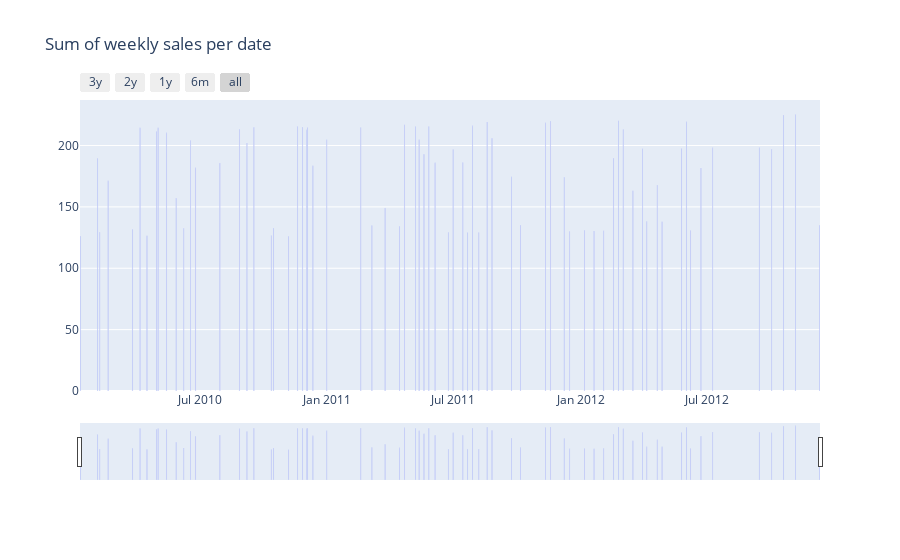

Notebook source saved alongside this figure:
### Code cell
# Create figure
fig = go.Figure()

fig.add_trace(
    go.Bar(
        x=data_temp['Date'],
        y=data_temp['CPI']
                ))

# Set title
fig.update_layout(
    title_text="Sum of weekly sales per date"
)

# Add range slider
fig.update_layout(
    xaxis=dict(
        rangeselector=dict(
            buttons=list([
                dict(count=3,
                     label="3y",
                     step="year",
                     stepmode="backward"),
                dict(count=2,
                     label="2y",
                     step="year",
                     stepmode="backward"),
                dict(count=1,
                     label="1y",
                     step="year",
                     stepmode="backward"),
                dict(count=6,
                     label="6m",
                     step="month",
                     stepmode="backward"),
                dict(step="all")
            ])
        ),
        rangeslider=dict(
            visible=True
        ),
        type="date"
    )
)
#todate

fig.show()

### Figure 1 — Plotly figure (JSON) as saved in the notebook; plotly's stock layout.template omitted (floating-point values rounded to 4 significant figures)
{"data": [{"type": "bar", "x": ["2010-01-10T00:00:00", "2010-02-04T00:00:00", "2010-02-07T00:00:00", "2010-02-19T00:00:00", "2010-02-26T00:00:00", "2010-03-26T00:00:00", "2010-04-06T00:00:00", "2010-04-16T00:00:00", "2010-04-30T00:00:00", "2010-05-02T00:00:00", "2010-05-14T00:00:00", "2010-05-28T00:00:00", "2010-06-08T00:00:00", "2010-06-18T00:00:00", "2010-06-25T00:00:00", "2010-07-30T00:00:00", "2010-08-20T00:00:00", "2010-08-27T00:00:00", "2010-09-07T00:00:00", "2010-09-17T00:00:00", "2010-09-24T00:00:00", "2010-10-12T00:00:00", "2010-10-15T00:00:00", "2010-11-06T00:00:00", "2010-11-19T00:00:00", "2010-11-26T00:00:00", "2010-12-02T00:00:00", "2010-12-03T00:00:00", "2010-12-11T00:00:00", "2010-12-17T00:00:00", "2010-12-31T00:00:00", "2011-02-18T00:00:00", "2011-03-06T00:00:00", "2011-03-25T00:00:00", "2011-04-15T00:00:00", "2011-04-22T00:00:00", "2011-05-08T00:00:00", "2011-05-13T00:00:00", "2011-05-20T00:00:00", "2011-05-27T00:00:00", "2011-06-05T00:00:00", "2011-06-24T00:00:00", "2011-07-01T00:00:00", "2011-07-10T00:00:00", "2011-07-15T00:00:00", "2011-07-22T00:00:00", "2011-07-29T00:00:00", "2011-08-07T00:00:00", "2011-08-19T00:00:00", "2011-08-26T00:00:00", "2011-09-23T00:00:00", "2011-10-06T00:00:00", "2011-11-11T00:00:00", "2011-11-18T00:00:00", "2011-12-08T00:00:00", "2011-12-16T00:00:00", "2012-01-06T00:00:00", "2012-01-13T00:00:00", "2012-01-20T00:00:00", "2012-02-03T00:00:00", "2012-02-17T00:00:00", "2012-02-24T00:00:00", "2012-03-02T00:00:00", "2012-03-16T00:00:00", "2012-03-30T00:00:00", "2012-04-05T00:00:00", "2012-04-20T00:00:00", "2012-04-27T00:00:00", "2012-05-25T00:00:00", "2012-06-01T00:00:00", "2012-06-07T00:00:00", "2012-06-22T00:00:00", "2012-07-09T00:00:00", "2012-09-14T00:00:00", "2012-10-02T00:00:00", "2012-10-19T00:00:00", "2012-11-05T00:00:00", "2012-12-10T00:00:00"], "y": [126.2, 189.7, 129.3, 171.3, null, 131.9, 214.5, 126.6, 211.4, 214.4, 210.3, 157.0, 132.6, 204.1, 181.9, 185.8, null, 213.3, 202.1, 214.9, null, 126.8, 132.8, 126.1, 215.4, 215.1, 212.9, 214.7, 183.6, null, 204.6, 214.8, 134.9, 149.2, 134.3, 217.0, 215.5, 204.7, 192.8, 215.5, 185.9, 129.1, 196.8, null, 186.1, 129.2, 216.0, 129.1, 219.1, 205.8, 174.6, 134.9, 218.6, 219.9, 174.1, 129.9, 131.0, null, 130.3, 130.6, 189.8, 220.3, 213.0, 163.2, 197.4, 138.0, 167.8, 138.0, 197.6, 219.4, 130.7, 181.7, 198.1, 198.1, 196.9, 224.8, 225.2, 135.0]}], "layout": {"title": {"text": "Sum of weekly sales per date"}, "xaxis": {"rangeselector": {"buttons": [{"count": 3, "label": "3y", "step": "year", "stepmode": "backward"}, {"count": 2, "label": "2y", "step": "year", "stepmode": "backward"}, {"count": 1, "label": "1y", "step": "year", "stepmode": "backward"}, {"count": 6, "label": "6m", "step": "month", "stepmode": "backward"}, {"step": "all"}]}, "rangeslider": {"visible": true}, "type": "date"}}}
